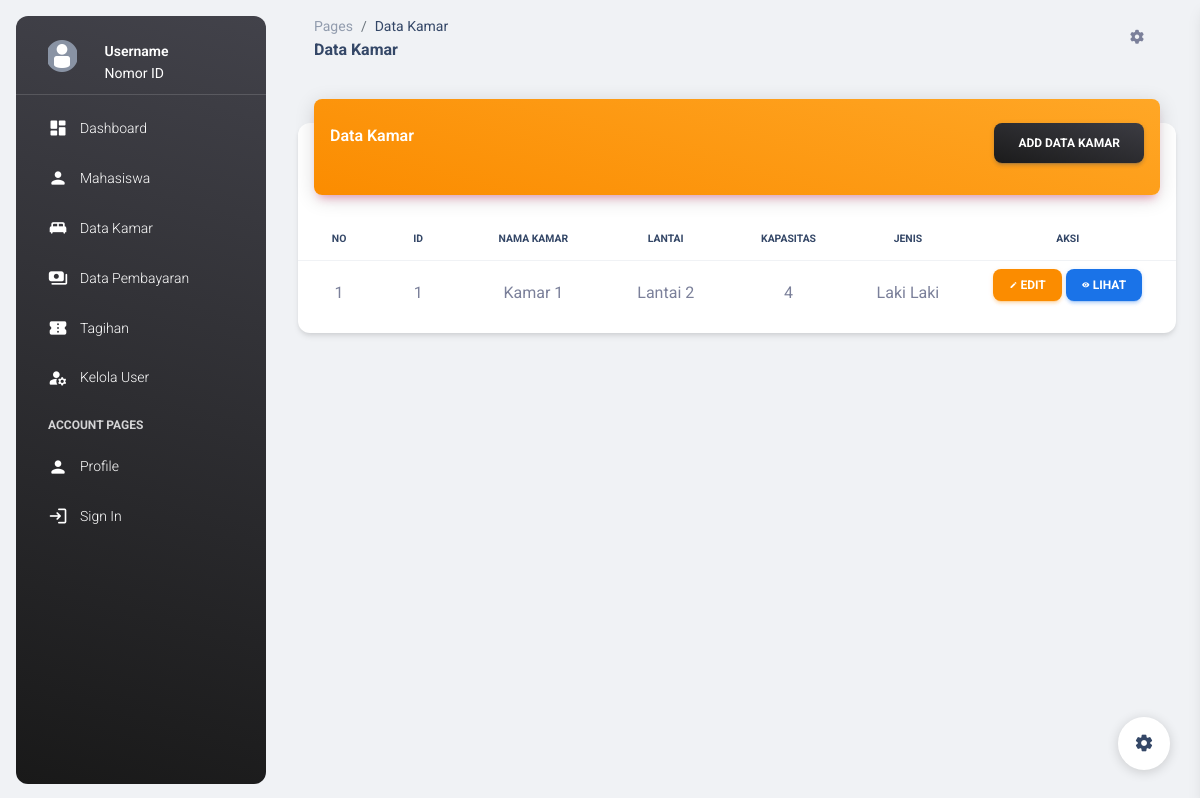
Page /dt_kamar.php on the earlier database version.
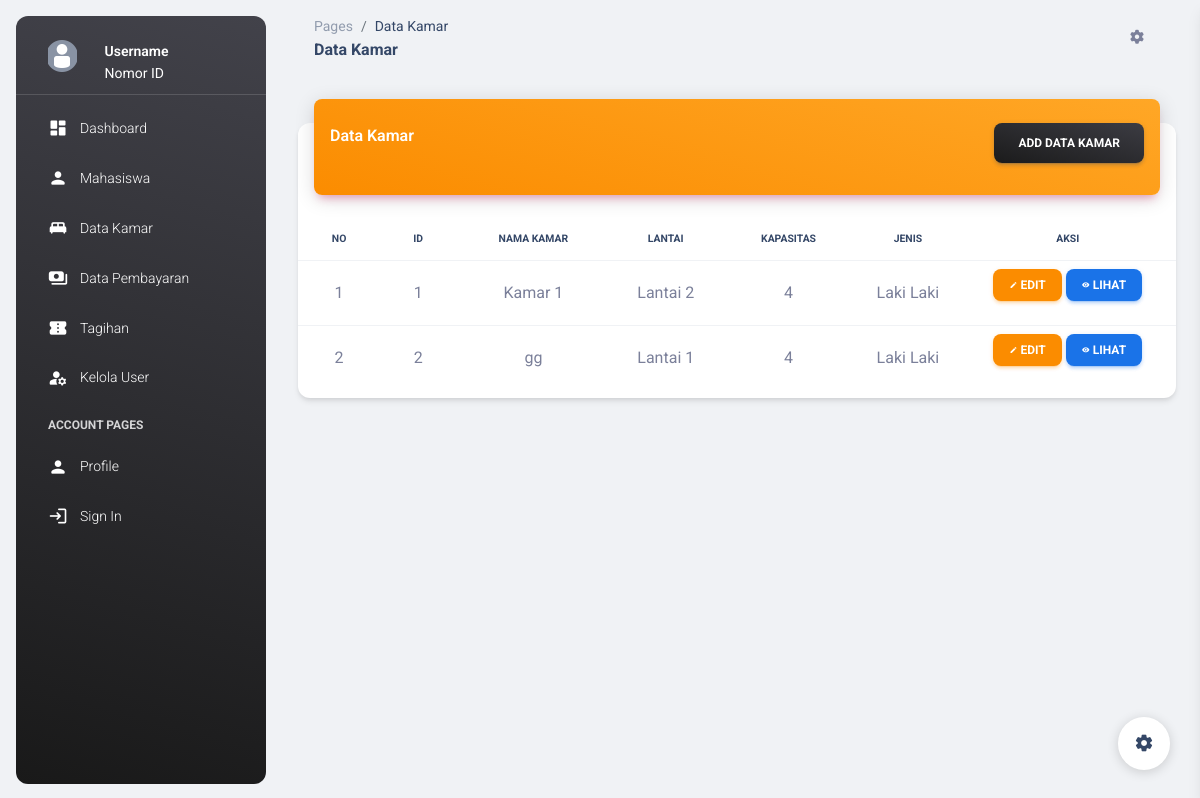
Same page on the later database version.
### tables this page shows
CREATE TABLE `kamar` (
  `id_kamar` int(11) NOT NULL,
  `nama_kamar` varchar(50) DEFAULT NULL,
  `lantai` varchar(11) DEFAULT NULL,
  `kapasitas` int(11) DEFAULT NULL,
  `jenis` varchar(20) NOT NULL DEFAULT 'Laki Laki',
  `full` varchar(15) DEFAULT 'false'
);

### dt_kamar.php (the view, shortened to what this page needs)
<?php include 'proses/koneksi.php'; ?>
<!DOCTYPE html>
<html lang="en">
<head>
  <link href="./assets/css/nucleo-icons.css" rel="stylesheet" />
  <link href="./assets/css/nucleo-svg.css" rel="stylesheet" />
  <link id="pagestyle" href="./assets/css/material-dashboard.css?v=3.0.0" rel="stylesheet" />
</head>
<body class="g-sidenav-show bg-gray-200">
  <?php include 'sidebar.php'; ?>
  <main class="main-content position-relative max-height-vh-100 h-100 border-radius-lg">
    <nav class="navbar navbar-main navbar-expand-lg px-0 mx-4 shadow-none border-radius-xl" id="navbarBlur"
      navbar-scroll="true">
      <div class="container-fluid py-1 px-3">
        <nav aria-label="breadcrumb">
          <ol class="breadcrumb bg-transparent mb-0 pb-0 pt-1 px-0 me-sm-6 me-5">
            <li class="breadcrumb-item text-sm"><a class="opacity-5 text-dark" href="javascript:;">Pages</a></li>
            <li class="breadcrumb-item text-sm text-dark active" aria-current="page">Data Kamar</li>
          </ol>
          <h6 class="font-weight-bolder mb-0">Data Kamar</h6>
        </nav>
        <ul class="navbar-nav justify-content-end">
          <li class="nav-item px-3 d-flex align-items-center">
            <a href="javascript:;" class="nav-link text-body p-0">
              <i class="fa fa-cog fixed-plugin-button-nav cursor-pointer"></i>
            </a>
          </li>
        </ul>
      </div>
    </nav>
    <div class="container-fluid py-4">
      <div class="row">
        <div class="col-12">
          <div class="card my-4">
            <div class="card-header p-0 position-relative mt-n4 mx-3 z-index-2">
              <div class="bg-gradient-warning shadow-primary border-radius-lg pt-4 pb-3">
                <div class="d-flex justify-content-between">
                  <h6 class="text-white text-capitalize ps-3">Data Kamar</h6>
                  <a href="add_kamar.php" class="btn bg-gradient-dark me-3">Add Data Kamar</a>
                </div>
              </div>
            </div>
            <div class="card-body px-0 pb-2">
              <div class="table-responsive p-0">
                <table class="table align-items-center mb-0 text-center">
                  <thead>
                    <tr>
                      <th class="text-uppercase text-dark text-xxs font-weight-bolder">No</th>
                      <th class="text-uppercase text-dark text-xxs font-weight-bolder">ID</th>
                      <th class="text-uppercase text-dark text-xxs font-weight-bolder">Nama Kamar</th>
                      <th class="text-uppercase text-dark text-xxs font-weight-bolder">Lantai</th>
                      <th class="text-uppercase text-dark text-xxs font-weight-bolder">Kapasitas</th>
                      <th class="text-uppercase text-dark text-xxs font-weight-bolder">Jenis</th>
                      <th class="text-uppercase text-dark text-xxs font-weight-bolder">Aksi</th>
                    </tr>
                  </thead>
                  <tbody class="text-center">
                    <?php
                    $no = 1;
                    $kueri = mysqli_query($conn, "SELECT * FROM kamar");
                    while ($row = mysqli_fetch_array($kueri)) {
                      ?>
                      <tr>
                        <td>
                          <?php echo $no++; ?>
                        </td>
                        <td>
                          <?php echo $row['id_kamar'] ?>
                        </td>
                        <td>
                          <?php echo $row['nama_kamar'] ?>
                        </td>
                        <td>
                          <?php echo $row['lantai'] ?>
                        </td>
                        <td>
                          <?php echo $row['kapasitas'] ?>
                        </td>
                        <td>
                          <?php echo $row['jenis'] ?>
                        </td>
                        <td>
                          <a href="edit_kamar.php?id=<?php echo $row['id_kamar'] ?>" class="btn btn-sm btn-warning">
                            <i class="material-icons">edit</i>
                            edit
                          </a>
                          <a href="lihat_kamar.php?id=<?php echo $row['id_kamar'] ?>" class="btn btn-sm btn-info">
                            <i class="material-icons">visibility</i>
                            Lihat
                          </a>
                        </td>
                      </tr>
                    <?php } ?>
                  </tbody>
                </table>
              </div>
            </div>
          </div>
        </div>
      </div>
    </div>
    <br>
    <br>
  </main>
  <div class="fixed-plugin">
    <a class="fixed-plugin-button text-dark position-fixed px-3 py-2">
      <i class="material-icons py-2">settings</i>
    </a>
  </div>
</body>
</html>

Differences in the rows shown:
added kamar: id_kamar "2", nama_kamar "gg", lantai "Lantai 1", kapasitas "4", jenis "Laki Laki"
